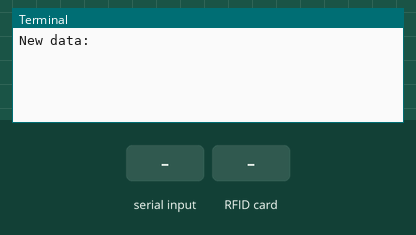
A program run on a simulated Raspberry Pi (header pin numbers). Parts: the last lines printed to the terminal. The inputs (shaded band) are chosen by the test bench. At 2.8 s the program stops and its outputs stay as they are.

Above: at 1.2 s.
1.3 s: "1" typed at the terminal, then Enter
At 2.5 s:
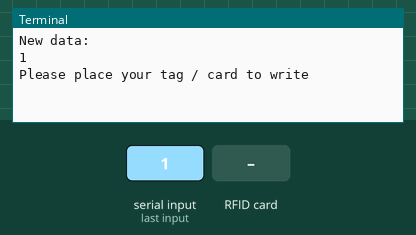
2.8 s: RFID card 5E 7A 19 C4 held to the reader
At 3.6 s:
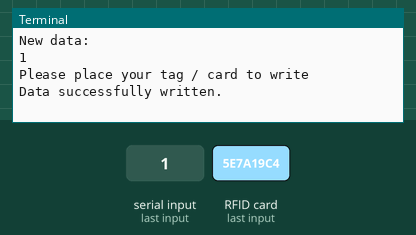

The program:

Write.py
```python
import RPi.GPIO as GPIO
from mfrc522 import SimpleMFRC522

reader = SimpleMFRC522()

try:
    text=input("New data:")
    print("Please place your tag / card to write")
    reader.write(text)
    print("Data successfully written.")

finally:
    GPIO.cleanup()
```

Measured:
- after the input at 1.3 s, the terminal: prints a new line at once (image 1)
- after the input at 2.8 s, the terminal: prints a new line at once (image 2)
